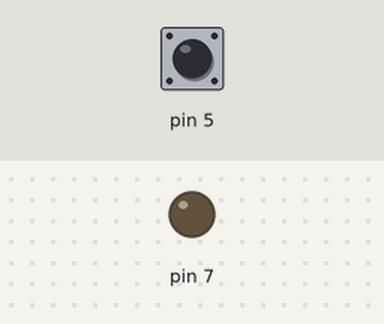
The sketch below on a simulated Arduino Uno, built with avr-gcc and run on an emulated ATmega328P. On the bench: output pins drawn as LEDs (lit = HIGH). The test bench sets the inputs (shaded band); at power-on: pin 5 HIGH.

Above: at 0.8 s.
0.9 s: pin 5 pulled LOW for 0.15 s
At 1.7 s:
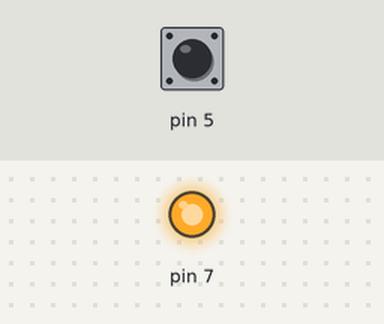
3.4 s: pin 5 pulled LOW for 3.2 s
At 8.3 s:
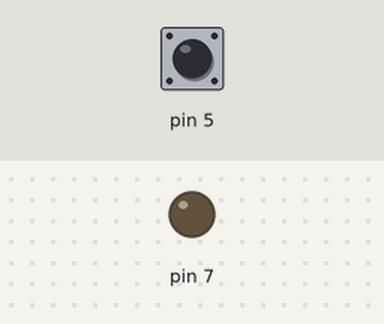
Timing chart, 0 to 9.8 s (numbered marks = the images above; inputs shaded):
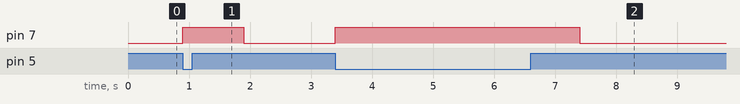

Measured:
- after the input at 0.9 s, pin 7: LOW → HIGH at once, → LOW 1.0 s later
- after the input at 3.4 s, pin 7: LOW → HIGH at once, → LOW 4.0 s later

The sketch:

sketch_mar10a.ino
```cpp
int main(void){

  DDRD = DDRD | 0b10000000; // Pino PD7 definido como saída
  PORTD = PORTD | 0b00100000; // Habilitar PULL-UP no PD5
  PORTD = PORTD & ~(0b10000000); // Desliga a saída PD7

  for ( ;; ){ // Super Loop

    int botao = PIND & 0b00100000; // Lê o estado do PD5

    if (botao == 0) // Botão está pressionado ?

    {

    PORTD = PORTD | 0b10000000;
    _delay_ms(1000);
    PORTD = PORTD & ~(0b10000000);

    // PD7 -> HIGH

    // Espera 5s

    // PD7 -> LOW

    }
  }
}
```
